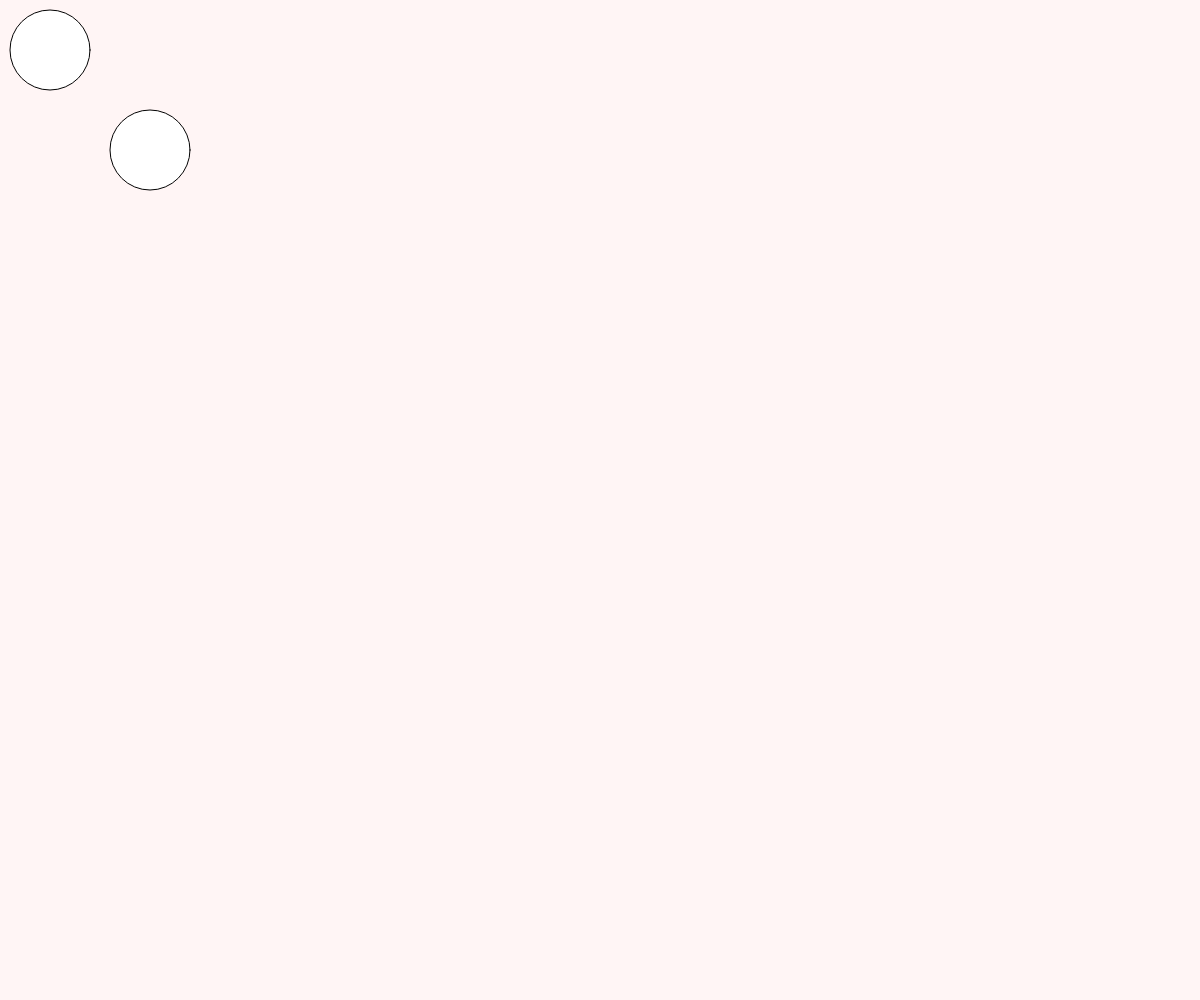
Frame 1 (no input)
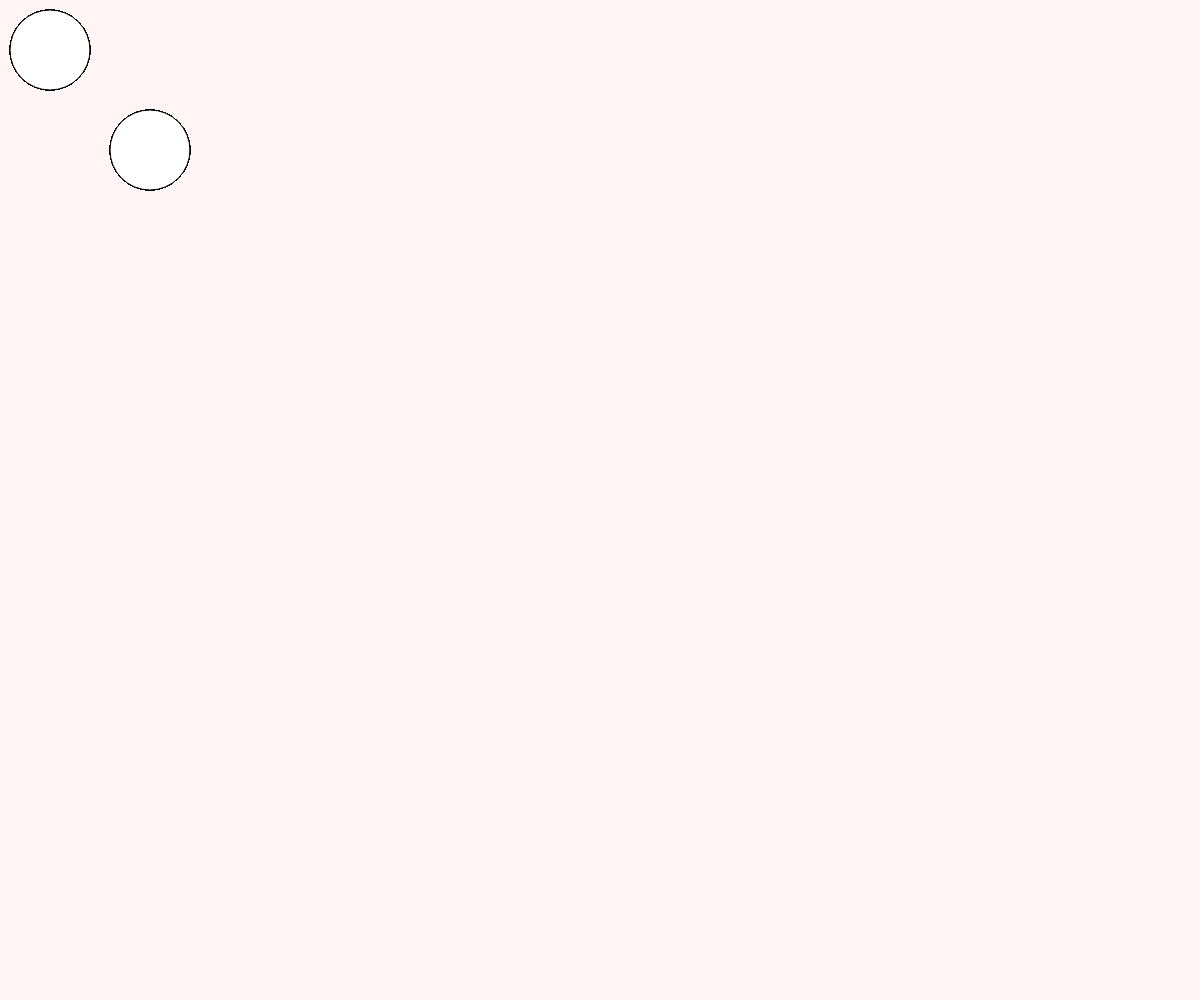
Frame 60 (no input)
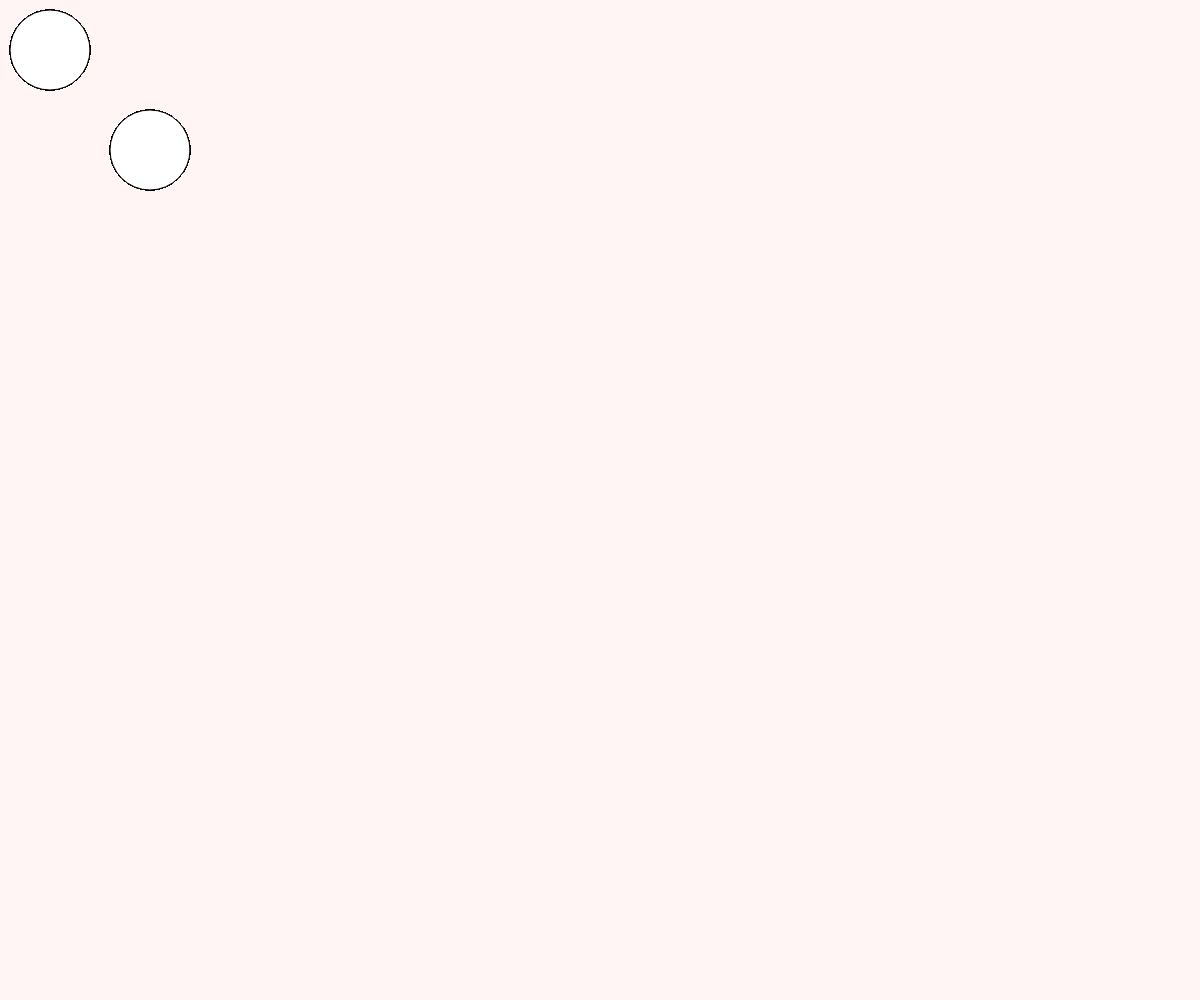
Frame 120 (the mouse pressed at the canvas centre since frame 60)

The p5.js sketch that drew these frames (run headless with seeded random() and noise() and a simulated clock; from frame 60 on, the mouse is pressed at the canvas centre):

// p5.js sketch
// ── sketch.js
function setup() {
  // put setup code here
    createCanvas(windowWidth, windowHeight);
    background(255, 245, 245);
}

function draw() {
  // put drawing code here
    ellipse(50, 50, 80, 80);
    ellipse(150, 150, 80, 80);

    // if (mouseIsPressed) {
    //     fill(0);
    // } else {
    //     fill(255);
    // }
    // ellipse(mouseX, mouseY, 80, 80);
}
